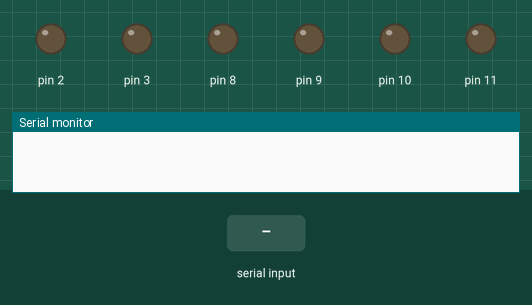
A sketch run on a simulated Arduino Uno, built with avr-gcc and run on an emulated ATmega328P. On the bench: output pins drawn as LEDs (lit = HIGH), the last lines printed to the serial monitor. The test bench sets the inputs (shaded band).

Above: at 1.2 s.
1.3 s: "F" received over Serial
At 1.8 s:
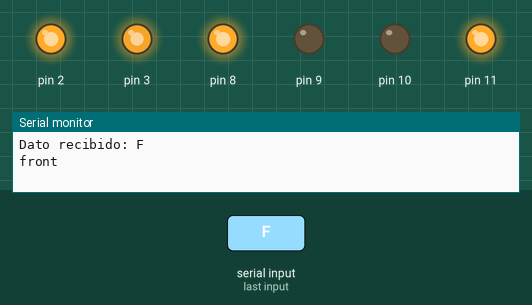
2.8 s: "R" received over Serial
At 4.0 s:
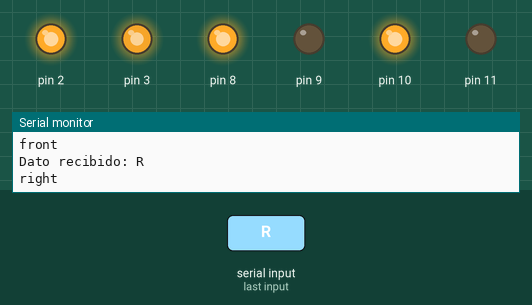
4.3 s: "L" received over Serial
At 5.3 s:
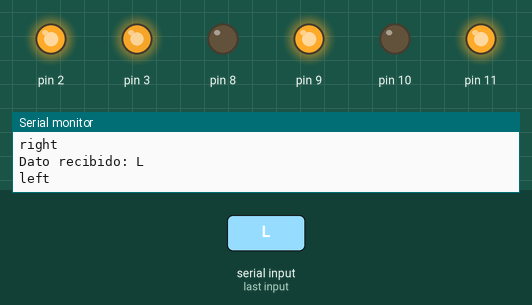
5.8 s: "B" received over Serial
At 6.5 s:
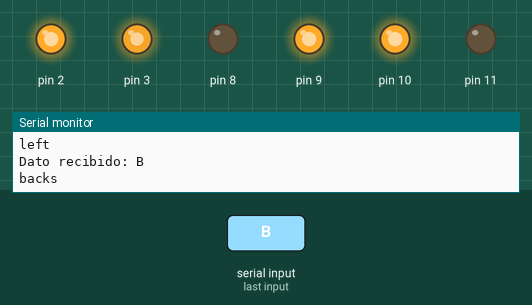
7.3 s: "S" received over Serial
At 7.6 s:
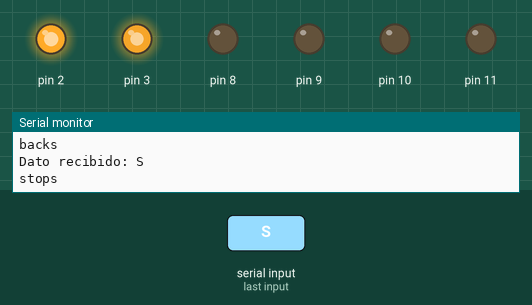
Timing chart, 0 to 9.8 s (numbered marks = the images above; inputs shaded):
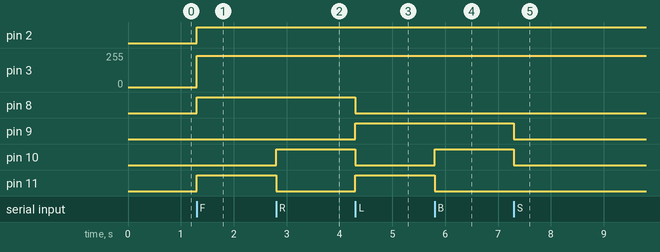

The sketch:

robochampCode.ino
```cpp
char dato;
char prevDato;

void setup()
{
  Serial.begin(9600);
  pinMode(9, OUTPUT);
  pinMode(8, OUTPUT);
  pinMode(3, OUTPUT);
  pinMode(10, OUTPUT);
  pinMode(11, OUTPUT);
  pinMode(2, OUTPUT);
}

void loop(){
  if (Serial.available()){
    char prevDato = dato;
    char dato = Serial.read();
    if(dato != prevDato){
    Serial.print("Dato recibido: ");
    Serial.println(dato);
    switch (dato){
        case 'F':
          front();
          break;
        case 'R':
          right();
          break;
        case 'L':
          left();
          break;
        case 'B':
          back();
          break;
        case 'S':
          stop();
          break;
        default:
          stop();
    }
  }
}
}

void front(){
  digitalWrite(9, LOW);
  digitalWrite(8, HIGH);
  analogWrite(3, 235);

  digitalWrite(10, LOW);
  digitalWrite(11, HIGH);
  analogWrite(2, 235);
  Serial.println("front");
}

void stop(){
  digitalWrite(9, LOW);
  digitalWrite(8, LOW);
  analogWrite(3, 235);

  digitalWrite(10, LOW);
  digitalWrite(11, LOW);
  analogWrite(2,235);
  Serial.println("stops");
}

void right(){
  digitalWrite(9, LOW);
  digitalWrite(8, HIGH);
  analogWrite(3, 235);

  digitalWrite(10, HIGH);
  digitalWrite(11, LOW);
  analogWrite(2,235);
  Serial.println("right");
  }

void left(){
  digitalWrite(9, HIGH);
  digitalWrite(8, LOW);
  analogWrite(3, 235);

  digitalWrite(10, LOW);
  digitalWrite(11, HIGH);
  analogWrite(2,235);
  Serial.println("left");
}

void back(){
  digitalWrite(9, HIGH);
  digitalWrite(8, LOW);
  analogWrite(3, 235);

  digitalWrite(10, HIGH);
  digitalWrite(11, LOW);
  analogWrite(2,235);
  Serial.println("backs");
}
```

Measured:
- after the input at 1.3 s, pin 2, pin 8, pin 11: LOW → HIGH at once; pin 3: 0/255 → 235/255 at once
- after the input at 2.8 s, pin 10: LOW → HIGH at once; pin 11: HIGH → LOW at once
- after the input at 4.3 s, pin 8, pin 10: HIGH → LOW at once; pin 9, pin 11: LOW → HIGH at once
- after the input at 5.8 s, pin 10: LOW → HIGH at once; pin 11: HIGH → LOW at once
- after the input at 7.3 s, pin 9, pin 10: HIGH → LOW at once
